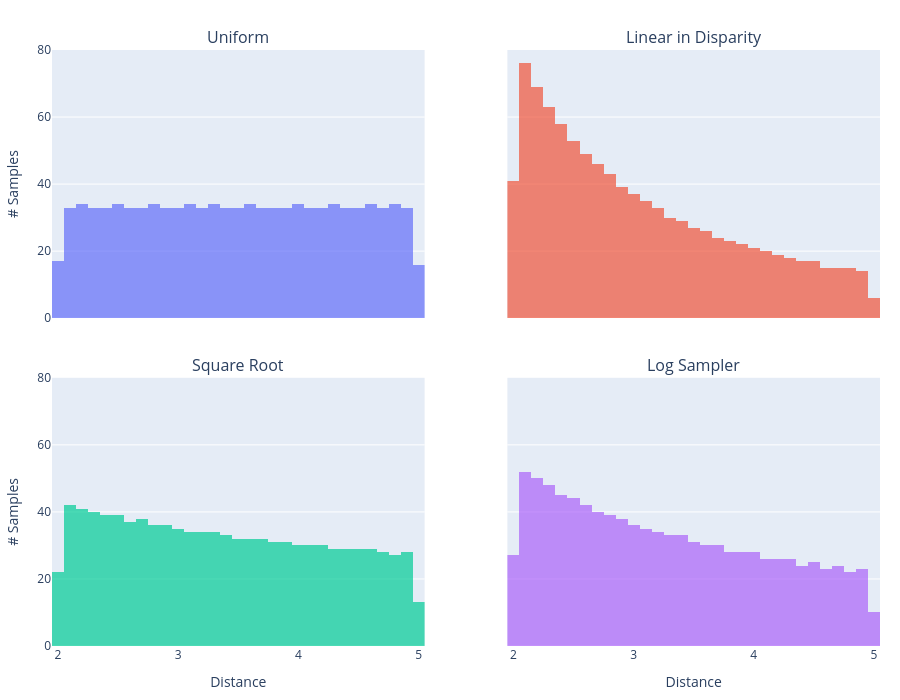

The code cell stored with this chart in its notebook:
### Code cell
# COLLAPSED
import plotly.graph_objects as go
import torch
from plotly.subplots import make_subplots

from nerfstudio.cameras.rays import RayBundle
from nerfstudio.model_components import ray_samplers

num_samples = 1000
near = 2
far = 5
train_stratified = False

samplers = [
    ray_samplers.UniformSampler,
    ray_samplers.LinearDisparitySampler,
    ray_samplers.SqrtSampler,
    ray_samplers.LogSampler,
]

fig = make_subplots(
    rows=2,
    cols=2,
    subplot_titles=("Uniform", "Linear in Disparity", "Square Root", "Log Sampler"),
    shared_xaxes=True,
    shared_yaxes=True,
    vertical_spacing=0.1,
)

for i, Sampler in enumerate(samplers):
    sampler = Sampler(num_samples=num_samples, train_stratified=train_stratified)

    ray_bundle = RayBundle(
        origins=torch.ones([1, 3]),
        directions=torch.ones([1, 3]),
        pixel_area=torch.ones([1, 1]),
        nears=torch.ones([1, 1]) * near,
        fars=torch.ones([1, 1]) * far,
    )

    samples = sampler.generate_ray_samples(ray_bundle)

    trace = go.Histogram(x=samples.frustums.starts[0, :, 0], nbinsx=50)
    fig.append_trace(trace, i // 2 + 1, i % 2 + 1)

fig.update_yaxes(title_text="# Samples", row=1, col=1)
fig.update_yaxes(title_text="# Samples", row=2, col=1)
fig.update_xaxes(title_text="Distance", row=2, col=1)
fig.update_xaxes(title_text="Distance", row=2, col=2)

# Overlay both histograms
fig.update_layout(height=700, hovermode=False, showlegend=False, margin=dict(l=20, r=20, t=50, b=20))
fig.update_yaxes(range=[0, 80])
fig.update_traces(opacity=0.7)
fig.show()

### Figure 1 — Plotly figure (JSON) as saved in the notebook; plotly's stock layout.template omitted (floating-point values rounded to 4 significant figures; data arrays with more than 128 entries replaced by an {"elided": "..."} marker saying what was removed)
{"data": [{"nbinsx": 50, "opacity": 0.7, "type": "histogram", "x": {"elided": "1000 float values"}, "xaxis": "x", "yaxis": "y"}, {"nbinsx": 50, "opacity": 0.7, "type": "histogram", "x": {"elided": "1000 float values"}, "xaxis": "x2", "yaxis": "y2"}, {"nbinsx": 50, "opacity": 0.7, "type": "histogram", "x": {"elided": "1000 float values"}, "xaxis": "x3", "yaxis": "y3"}, {"nbinsx": 50, "opacity": 0.7, "type": "histogram", "x": {"elided": "1000 float values"}, "xaxis": "x4", "yaxis": "y4"}], "layout": {"annotations": [{"font": {"size": 16}, "showarrow": false, "text": "Uniform", "x": 0.225, "xanchor": "center", "xref": "paper", "y": 1, "yanchor": "bottom", "yref": "paper"}, {"font": {"size": 16}, "showarrow": false, "text": "Linear in Disparity", "x": 0.775, "xanchor": "center", "xref": "paper", "y": 1, "yanchor": "bottom", "yref": "paper"}, {"font": {"size": 16}, "showarrow": false, "text": "Square Root", "x": 0.225, "xanchor": "center", "xref": "paper", "y": 0.45, "yanchor": "bottom", "yref": "paper"}, {"font": {"size": 16}, "showarrow": false, "text": "Log Sampler", "x": 0.775, "xanchor": "center", "xref": "paper", "y": 0.45, "yanchor": "bottom", "yref": "paper"}], "height": 700, "hovermode": false, "margin": {"b": 20, "l": 20, "r": 20, "t": 50}, "showlegend": false, "xaxis": {"anchor": "y", "domain": [0, 0.45], "matches": "x3", "showticklabels": false}, "xaxis2": {"anchor": "y2", "domain": [0.55, 1], "matches": "x4", "showticklabels": false}, "xaxis3": {"anchor": "y3", "domain": [0, 0.45], "title": {"text": "Distance"}}, "xaxis4": {"anchor": "y4", "domain": [0.55, 1], "title": {"text": "Distance"}}, "yaxis": {"anchor": "x", "domain": [0.55, 1], "range": [0, 80], "title": {"text": "# Samples"}}, "yaxis2": {"anchor": "x2", "domain": [0.55, 1], "matches": "y", "range": [0, 80], "showticklabels": false}, "yaxis3": {"anchor": "x3", "domain": [0, 0.45], "range": [0, 80], "title": {"text": "# Samples"}}, "yaxis4": {"anchor": "x4", "domain": [0, 0.45], "matches": "y3", "range": [0, 80], "showticklabels": false}}}
